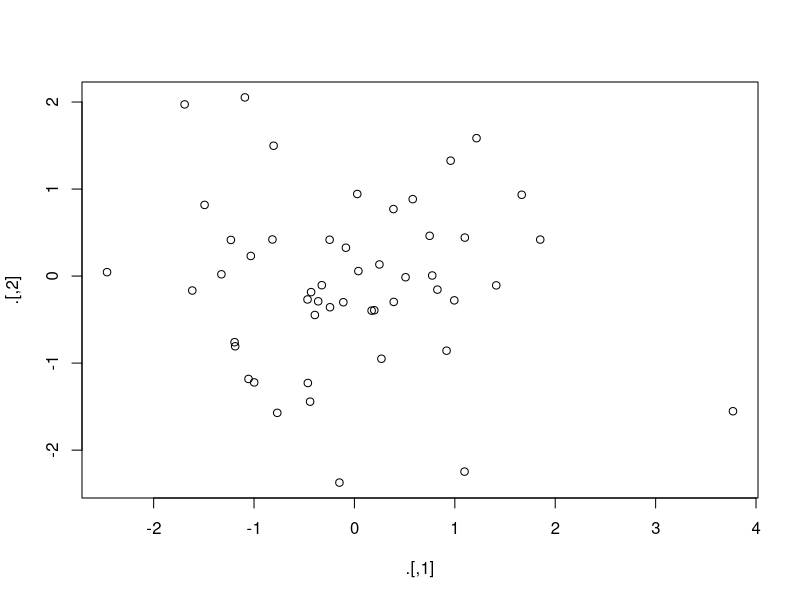

Reproduce this figure in R.
# install and load libraries
install.packages("magrittr")
library("magrittr")

# In this chapter we study about pipes
# Apart from the normal pipe operator " %>% ", we are introduced to 3 more new types of pipes
# available in the magrittr package


# -------------------------------------1. The T pipe " %T>% " ------------------------------------------
# This pipe returns the left side of the operation as a result ,
# unlike the normal pipe " %>% " which returns the right side of the operation as a result
# It is useful when your operation ends up using functions which do not return anythins
# eg. plot() in the below case, but you still need to operate upon the data in the flow

rnorm(100) %>%                  # create a vector with normally distributed random variables and
  matrix(ncol = 2) %T>%         # convert it to a matrix. Then, use The T pipe to, 
  plot() %>%                    # plot() a graph. Even though plot () does not return any object
  str()                         # the T pipe returns the matrix (left side of the operation) whose str() can be found out


# ------------------------------------2. The dollar pipe " %$% "----------------------------------------
# This pipe "explodes" the a dataframe into its columns
# It is mainly useful in base functions, which don't have an API for using dataframes directly
# eg. In below case, cor() does not have an API for dataframe,

mtcars %$%                      # the dollar pipe facilitates passing the 
  cor(disp,mpg)                 # disp and mpg columns directly to the cor() function
                                # easy shorthand for cor(mtcars$disp,mtcars$mpg)      



# ------------------------------------3. The assignment pipe " %<>% "----------------------------------------
# This pipe is useful for assignment of a result without explicitly using the assign operator
# eg. In below case, assignment operator is internally assigning to mtcars the new value post transformation

mtcars %<>% 
  transform(cyl = cyl * 3)      # Basically a shorthand for mtcars <- mtcars %>% transform(cyl = cyl * 3)

